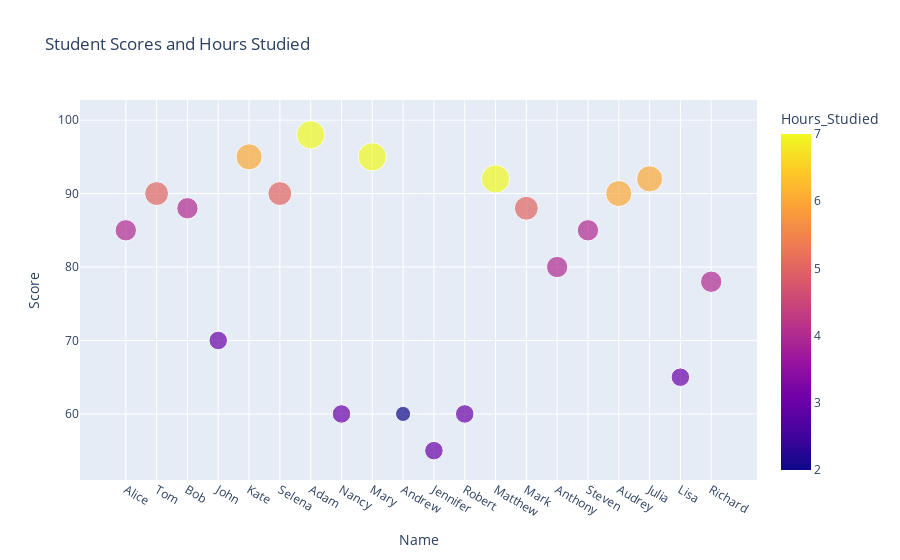

Write notebook code for a chart like this one.
### Code cell
# Adding color and size based on another variable
fig = px.scatter(df, x='Name', y='Score', size='Hours_Studied', color='Hours_Studied',
                 title='Student Scores and Hours Studied', hover_name='Name')
fig.show()

### Figure 1 — Plotly figure (JSON) as saved in the notebook; plotly's stock layout.template omitted (floating-point values rounded to 4 significant figures)
{"data": [{"hovertemplate": "<b>%{hovertext}</b><br><br>Name=%{x}<br>Score=%{y}<br>Hours_Studied=%{marker.color}<extra></extra>", "hovertext": ["Alice", "Tom", "Bob", "John", "Kate", "Selena", "Adam", "Nancy", "Mary", "Andrew", "Jennifer", "Robert", "Matthew", "Mark", "Anthony", "Steven", "Audrey", "Julia", "Lisa", "Richard"], "legendgroup": "", "marker": {"color": [4, 5, 4, 3, 6, 5, 7, 3, 7, 2, 3, 3, 7, 5, 4, 4, 6, 6, 3, 4], "coloraxis": "coloraxis", "size": [4, 5, 4, 3, 6, 5, 7, 3, 7, 2, 3, 3, 7, 5, 4, 4, 6, 6, 3, 4], "sizemode": "area", "sizeref": 0.0175, "symbol": "circle"}, "mode": "markers", "name": "", "orientation": "v", "showlegend": false, "x": ["Alice", "Tom", "Bob", "John", "Kate", "Selena", "Adam", "Nancy", "Mary", "Andrew", "Jennifer", "Robert", "Matthew", "Mark", "Anthony", "Steven", "Audrey", "Julia", "Lisa", "Richard"], "xaxis": "x", "y": [85, 90, 88, 70, 95, 90, 98, 60, 95, 60, 55, 60, 92, 88, 80, 85, 90, 92, 65, 78], "yaxis": "y", "type": "scatter"}], "layout": {"xaxis": {"anchor": "y", "domain": [0.0, 1.0], "title": {"text": "Name"}}, "yaxis": {"anchor": "x", "domain": [0.0, 1.0], "title": {"text": "Score"}}, "coloraxis": {"colorbar": {"title": {"text": "Hours_Studied"}}, "colorscale": [[0.0, "#0d0887"], [0.1111, "#46039f"], [0.2222, "#7201a8"], [0.3333, "#9c179e"], [0.4444, "#bd3786"], [0.5556, "#d8576b"], [0.6667, "#ed7953"], [0.7778, "#fb9f3a"], [0.8889, "#fdca26"], [1.0, "#f0f921"]]}, "legend": {"tracegroupgap": 0, "itemsizing": "constant"}, "title": {"text": "Student Scores and Hours Studied"}}}
